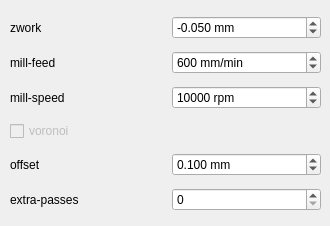
    <widget class="QWidget" name="millTab">
     <attribute name="title">
      <string>Mill</string>
     </attribute>
     <widget class="QWidget" name="formLayoutWidget_3">
      <property name="geometry">
       <rect>
        <x>10</x>
        <y>10</y>
        <width>311</width>
        <height>207</height>
       </rect>
      </property>
      <layout class="QGridLayout" name="millGridLayout">
       <property name="horizontalSpacing">
        <number>12</number>
       </property>
       <property name="verticalSpacing">
        <number>6</number>
       </property>
       <item row="4" column="1">
        <widget class="QDoubleSpinBox" name="offsetDoubleSpinBox">
         <property name="toolTip">
          <string>&lt;html&gt;&lt;head/&gt;&lt;body&gt;&lt;p&gt;distance by which the tool movement will be outset from the contours in the gerber file to be engraved. If you want to obtain a PCB as similar as possible to the original file, you should set this value to half of the tool diameter.              If this distance can't be satisfied because copper areas are too close, a warning will be printed and the line will be drawn between the areas. This behavior can be used to get voronoi-style (flood-filling) areas; sim‐ply set the offset to a large value (like 1 inch).  When the vectorial mode is in use, --voronoi is preferred.&lt;/p&gt;&lt;/body&gt;&lt;/html&gt;</string>
         </property>
         <property name="suffix">
          <string> mm</string>
         </property>
         <property name="decimals">
          <number>3</number>
         </property>
         <property name="minimum">
          <double>0.000000000000000</double>
         </property>
         <property name="maximum">
          <double>100.000000000000000</double>
         </property>
         <property name="singleStep">
          <double>0.050000000000000</double>
         </property>
         <property name="value">
          <double>0.100000000000000</double>
         </property>
        </widget>
       </item>
       <item row="0" column="1">
        <widget class="QDoubleSpinBox" name="zworkDoubleSpinBox">
         <property name="toolTip">
          <string>&lt;html&gt;&lt;head/&gt;&lt;body&gt;&lt;p&gt;Z-coordinate at which engraving happens&lt;/p&gt;&lt;/body&gt;&lt;/html&gt;</string>
         </property>
         <property name="suffix">
          <string> mm</string>
         </property>
         <property name="decimals">
          <number>3</number>
         </property>
         <property name="minimum">
          <double>-1000.000000000000000</double>
         </property>
         <property name="maximum">
          <double>0.000000000000000</double>
         </property>
         <property name="singleStep">
          <double>0.001000000000000</double>
         </property>
         <property name="value">
          <double>-0.050000000000000</double>
         </property>
        </widget>
       </item>
       <item row="1" column="1">
        <widget class="QSpinBox" name="millfeedSpinBox">
         <property name="toolTip">
          <string>&lt;html&gt;&lt;head/&gt;&lt;body&gt;&lt;p&gt;Feed rate at which engraving takes place (horizontal speed)&lt;/p&gt;&lt;/body&gt;&lt;/html&gt;</string>
         </property>
         <property name="suffix">
          <string> mm/min</string>
         </property>
         <property name="maximum">
          <number>10000</number>
         </property>
         <property name="singleStep">
          <number>10</number>
         </property>
         <property name="value">
          <number>600</number>
         </property>
        </widget>
       </item>
       <item row="4" column="0">
        <widget class="QLabel" name="offsetLabel">
         <property name="toolTip">
          <string>&lt;html&gt;&lt;head/&gt;&lt;body&gt;&lt;p&gt;distance by which the tool movement will be outset from the contours in the gerber file to be engraved. If you want to obtain a PCB as similar as possible to the original file, you should set this value to half of the tool diameter.              If this distance can't be satisfied because copper areas are too close, a warning will be printed and the line will be drawn between the areas. This behavior can be used to get voronoi-style (flood-filling) areas; sim‐ply set the offset to a large value (like 1 inch).  When the vectorial mode is in use, --voronoi is preferred.&lt;/p&gt;&lt;/body&gt;&lt;/html&gt;</string>
         </property>
         <property name="text">
          <string>offset</string>
         </property>
        </widget>
       </item>
       <item row="1" column="0">
        <widget class="QLabel" name="millfeedLabel">
         <property name="toolTip">
          <string>&lt;html&gt;&lt;head/&gt;&lt;body&gt;&lt;p&gt;Feed rate at which engraving takes place (horizontal speed)&lt;/p&gt;&lt;/body&gt;&lt;/html&gt;</string>
         </property>
         <property name="text">
          <string>mill-feed</string>
         </property>
        </widget>
       </item>
       <item row="0" column="0">
        <widget class="QLabel" name="zworkLabel">
         <property name="toolTip">
          <string>&lt;html&gt;&lt;head/&gt;&lt;body&gt;&lt;p&gt;Z-coordinate at which engraving happens&lt;/p&gt;&lt;/body&gt;&lt;/html&gt;</string>
         </property>
         <property name="text">
          <string>zwork</string>
         </property>
        </widget>
       </item>
       <item row="5" column="1">
        <widget class="QSpinBox" name="extrapassesSpinBox">
         <property name="toolTip">
          <string>&lt;html&gt;&lt;head/&gt;&lt;body&gt;&lt;p&gt;number of additional isolation passes For each extra pass, engraving is repeated with the offset width increased by half its original value, creating wider isolation areas. This option is ignored when --voronoi is in use.&lt;/p&gt;&lt;/body&gt;&lt;/html&gt;</string>
         </property>
        </widget>
       </item>
       <item row="2" column="0">
        <widget class="QLabel" name="millspeedLabel">
         <property name="toolTip">
          <string>&lt;html&gt;&lt;head/&gt;&lt;body&gt;&lt;p&gt;Spindle speed during engraving&lt;/p&gt;&lt;/body&gt;&lt;/html&gt;</string>
         </property>
         <property name="text">
          <string>mill-speed</string>
         </property>
        </widget>
       </item>
       <item row="5" column="0">
        <widget class="QLabel" name="extrapassesLabel">
         <property name="toolTip">
          <string>&lt;html&gt;&lt;head/&gt;&lt;body&gt;&lt;p&gt;number of additional isolation passes For each extra pass, engraving is repeated with the offset width increased by half its original value, creating wider isolation areas. This option is ignored when --voronoi is in use.&lt;/p&gt;&lt;/body&gt;&lt;/html&gt;</string>
         </property>
         <property name="text">
          <string>extra-passes</string>
         </property>
        </widget>
       </item>
       <item row="2" column="1">
        <widget class="QSpinBox" name="millspeedSpinBox">
         <property name="toolTip">
          <string>&lt;html&gt;&lt;head/&gt;&lt;body&gt;&lt;p&gt;Spindle speed during engraving&lt;/p&gt;&lt;/body&gt;&lt;/html&gt;</string>
         </property>
         <property name="suffix">
          <string> rpm</string>
         </property>
         <property name="maximum">
          <number>100000</number>
         </property>
         <property name="singleStep">
          <number>500</number>
         </property>
         <property name="value">
          <number>10000</number>
         </property>
        </widget>
       </item>
       <item row="3" column="0">
        <widget class="QCheckBox" name="voronoiCheckBox">
         <property name="enabled">
          <bool>false</bool>
         </property>
         <property name="toolTip">
          <string>&lt;html&gt;&lt;head/&gt;&lt;body&gt;&lt;p&gt;enable the voronoi mode (requires  --vectorial). This option is more efficient than a large --offset value, and provides the same result.&lt;/p&gt;&lt;/body&gt;&lt;/html&gt;</string>
         </property>
         <property name="text">
          <string>voronoi</string>
         </property>
        </widget>
       </item>
      </layout>
     </widget>
    </widget>
